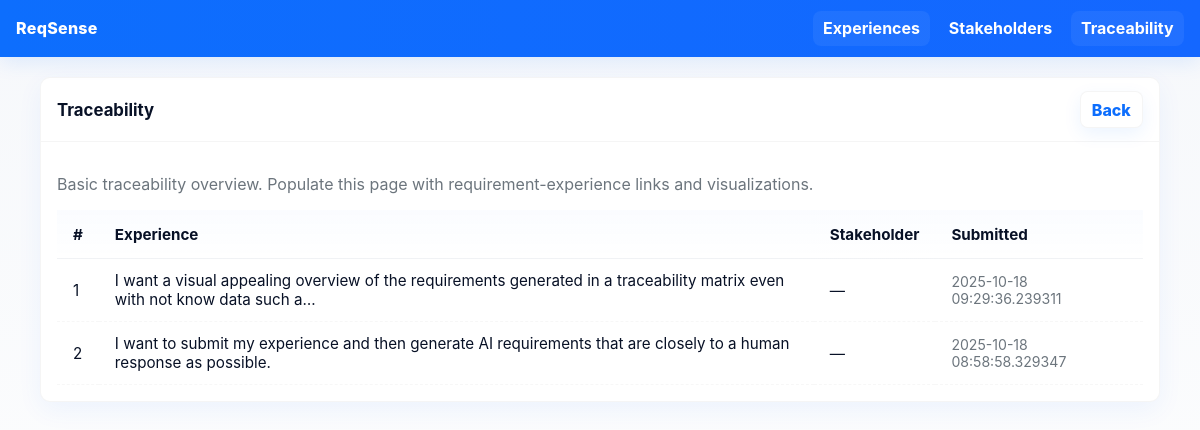
/experiences/traceability, run on an earlier commit of the app's database.
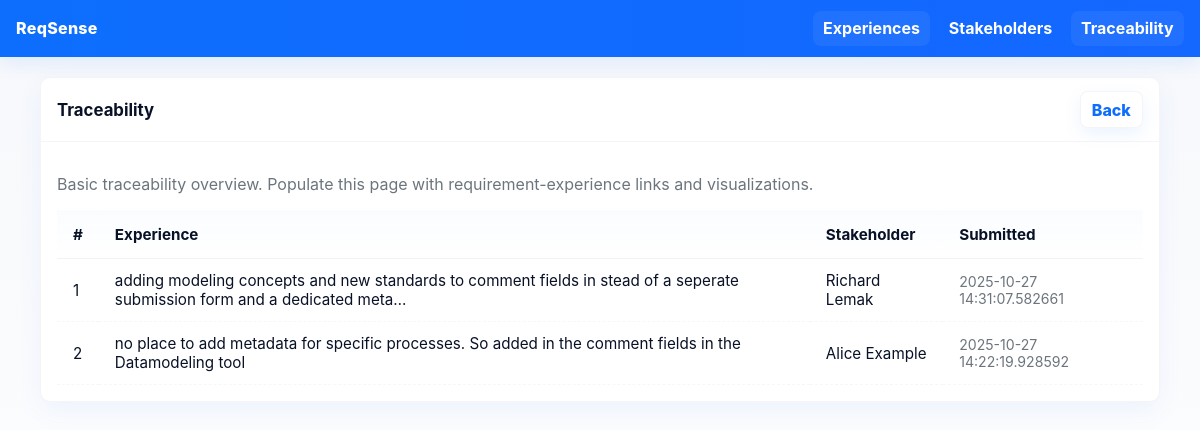
And on a later commit of the database.
### src/models.py (models this page shows, shortened)
class Experience(db.Model):
    __tablename__ = 'experiences'
    id = db.Column(db.Integer, primary_key=True)
    experience_id = db.Column(db.String(16), unique=True)
    narrative_text = db.Column(db.Text, nullable=False)
    stakeholder_id = db.Column(db.Integer, db.ForeignKey('stakeholders.id'))
    context_tags = db.Column(JSON)               # stores list of tags
    participants = db.Column(JSON)
    pain_points = db.Column(JSON)
    current_workaround = db.Column(db.Text)
    impact_severity = db.Column(db.String(50))
    emotional_indicators = db.Column(JSON)
    created_at = db.Column(db.DateTime(timezone=True), default=lambda: datetime.now(timezone.utc))
    updated_at = db.Column(db.DateTime(timezone=True), onupdate=lambda: datetime.now(timezone.utc))
    stakeholder = db.relationship('Stakeholder', back_populates='experiences')
    requirements = db.relationship(
        'Requirement',
        secondary=experience_requirement_link,
        back_populates='experiences',
        overlaps="requirements,experiences"
    )
    analysis = db.relationship('ExperienceAnalysis',
                             back_populates='experience',
                             uselist=False)

class Stakeholder(db.Model):
    __tablename__ = 'stakeholders'
    id = db.Column(db.Integer, primary_key=True)
    name = db.Column(db.String(255), nullable=False)
    role = db.Column(db.String(255), nullable=True)
    department = db.Column(db.String(255), nullable=True)
    email = db.Column(db.String(255), nullable=True)
    type = db.Column(db.String(100), nullable=True)       # e.g. Customer, Partner, Internal
    importance = db.Column(db.Integer, nullable=True)    # 0..10
    influence = db.Column(db.Integer, nullable=True)     # 0..10
    notes = db.Column(db.Text, nullable=True)
    created_at = db.Column(db.DateTime(timezone=True), default=lambda: datetime.now(timezone.utc))
    experiences = db.relationship('Experience', back_populates='stakeholder', lazy='select')
    requirements = db.relationship(
        'RequirementSubmission',
        secondary=stakeholder_requirements,
        back_populates='stakeholders',
        lazy='select'
    )

### src/routes/experiences.py (the view)
@experiences_bp.route('/traceability', methods=['GET'])
def traceability():
    experiences = Experience.query.order_by(Experience.created_at.desc()).limit(10).all()
    return render_template('experiences/traceability.html', experiences=experiences)

### src/templates/experiences/traceability.html (shortened to what this page needs)
{% extends "base.html" %}
{% block content %}
<div class="table-card">
  <div class="table-header">
    <h2>Traceability</h2>
    <div><a class="btn secondary" href="{{ url_for('experiences.overview') }}">Back</a></div>
  </div>
  <div style="padding:1rem">
    <p class="muted">Basic traceability overview. Populate this page with requirement-experience links and visualizations.</p>
    <table class="sortable-table" style="margin-top:1rem">
      <thead>
        <tr>
          <th>#</th>
          <th>Experience</th>
          <th>Stakeholder</th>
          <th>Submitted</th>
        </tr>
      </thead>
      <tbody>
        {% for e in experiences %}
        <tr>
          <td>{{ loop.index }}</td>
          <td>{{ e.narrative_text[:120] }}{% if e.narrative_text|length > 120 %}…{% endif %}</td>
          <td>{{ e.stakeholder.name if e.stakeholder else '—' }}</td>
          <td class="small muted">{{ e.created_at }}</td>
        </tr>
        {% else %}
        <tr><td colspan="4">No recent experiences.</td></tr>
        {% endfor %}
      </tbody>
    </table>
  </div>
</div>
{% endblock %}

### src/templates/base.html (shortened to what this page needs)
<!doctype html>
<html lang="en">
<head>
</head>
<body>
  <header class="topnav">
    <div class="brand">ReqSense</div>
    <nav class="nav-links" aria-label="Main navigation">
      <a href="{{ url_for('experiences.overview') }}" class="{% if request.path.startswith('/experiences') %}active{% endif %}">Experiences</a>
      <a href="{{ url_for('stakeholders.overview') }}" class="{% if request.path.startswith('/stakeholders') %}active{% endif %}">Stakeholders</a>
      <a href="{{ url_for('experiences.traceability') }}" class="{% if request.path.startswith('/experiences/traceability') %}active{% endif %}">Traceability</a>
    </nav>
  </header>
  <main class="container">
    {% block content %}{% endblock %}
  </main>
</body>
</html>

### src/templates/base.html (style rules this page uses)
:root { --accent:#0d6efd; --bg:#f6f8fb; --card:#ffffff; --muted:#6c757d; --radius:10px; --shadow: 0 8px 26px rgba(13,110,253,0.06); }
html,body { height:100%;margin:0;font-family:Inter,system-ui,Segoe UI,Roboto,Arial;color:#081126;background:linear-gradient(180deg,var(--bg),#ffffff) }
.topnav { display:flex;align-items:center;justify-content:space-between;padding:.7rem 1rem;background:linear-gradient(90deg,var(--accent),#1467ff);color:#fff;box-shadow:0 6px 20px rgba(13,110,253,0.10);position:sticky;top:0;z-index:40 }
.brand { font-weight:800;letter-spacing:.3px }
.nav-links { display:flex;gap:.5rem }
.nav-links a { color:#fff;text-decoration:none;padding:.45rem .65rem;border-radius:8px;font-weight:700;transition:transform .12s,background .12s }
.nav-links a.active { background:rgba(255,255,255,0.06) }
.container { max-width:1120px;margin:1.25rem auto;padding:0 1rem }
.table-card { background:var(--card);border-radius:var(--radius);box-shadow:var(--shadow);overflow:hidden;margin-bottom:1.25rem;border:1px solid rgba(2,6,23,0.04) }
.table-header { display:flex;justify-content:space-between;align-items:center;padding:.85rem 1rem;border-bottom:1px solid rgba(2,6,23,0.04) }
.table-header h2 { margin:0;font-size:1.05rem }
.btn { display:inline-block;background:var(--accent);color:#fff;padding:.45rem .7rem;border-radius:8px;text-decoration:none;font-weight:800;border:none;cursor:pointer;box-shadow:0 6px 18px rgba(13,110,253,0.08) }
.btn.secondary { background:#fff;color:var(--accent);border:1px solid rgba(2,6,23,0.04) }
.muted { color:var(--muted) }
.small { font-size:.88rem;color:var(--muted) }
table.sortable-table { width:100%;border-collapse:collapse;font-size:.95rem }
table.sortable-table thead th { padding:.9rem 1rem;text-align:left;font-weight:700;background:linear-gradient(180deg,rgba(13,110,253,0.02),transparent);border-bottom:1px solid rgba(2,6,23,0.04) }
table.sortable-table tbody td { padding:.75rem 1rem;border-bottom:1px dashed rgba(2,6,23,0.03);vertical-align:middle }

What changed in the data, as far as the page shows it:
removed Experience: narrative_text "I want a visual appealing overview of the requirements generated in a traceability matrix even with not know data such a", stakeholder "—", created_at "2025-10-18 09:29:36.239311"
removed Experience: narrative_text "I want to submit my experience and then generate AI requirements that are closely to a human response as possible.", stakeholder "—", created_at "2025-10-18 08:58:58.329347"
added Experience: narrative_text "adding modeling concepts and new standards to comment fields in stead of a seperate submission form and a dedicated meta", stakeholder "Richard Lemak", created_at "2025-10-27 14:31:07.582661"
added Experience: narrative_text "no place to add metadata for specific processes. So added in the comment fields in the Datamodeling tool", stakeholder "Alice Example", created_at "2025-10-27 14:22:19.928592"
